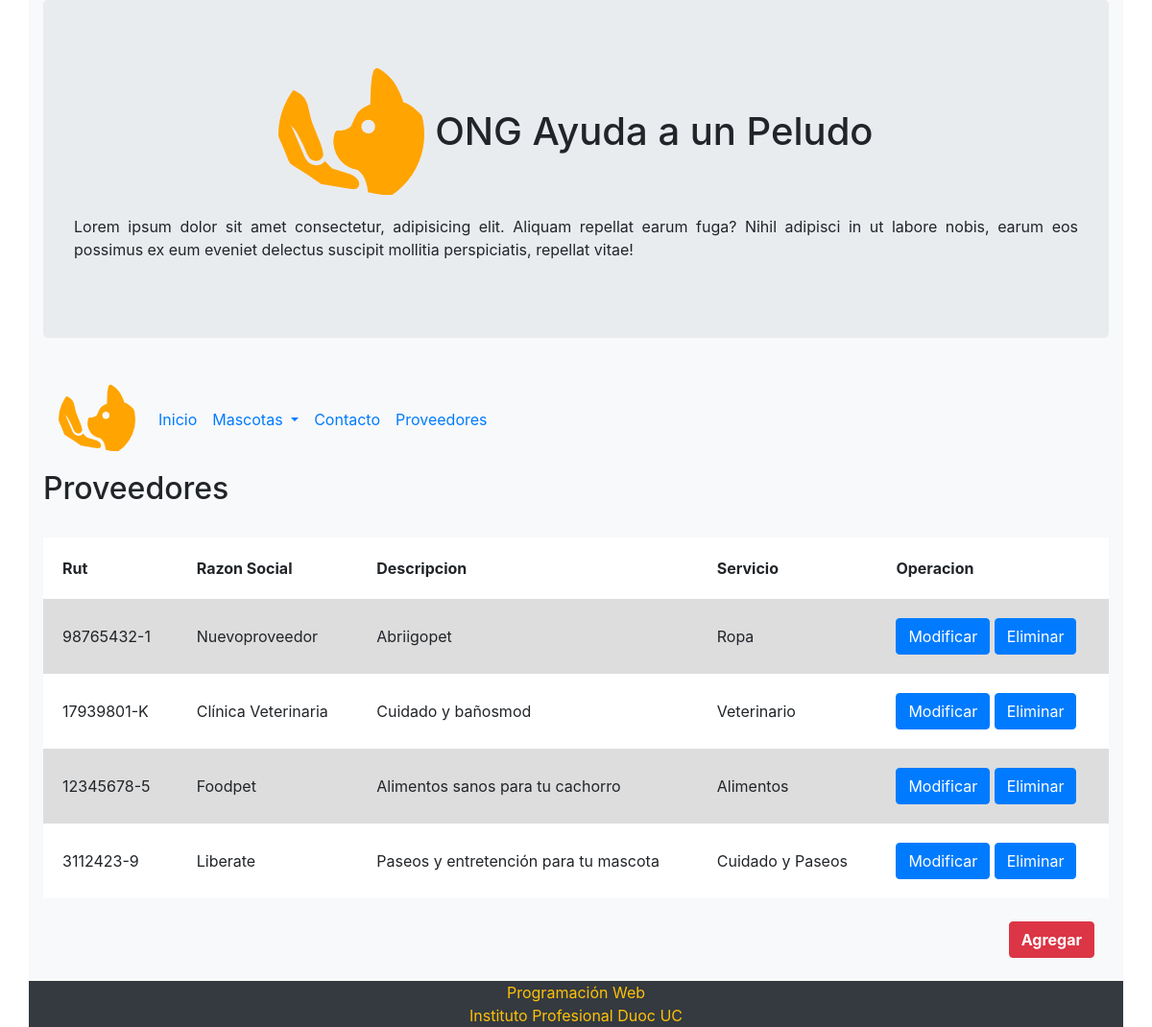
The app's page /proveedores/, older data.
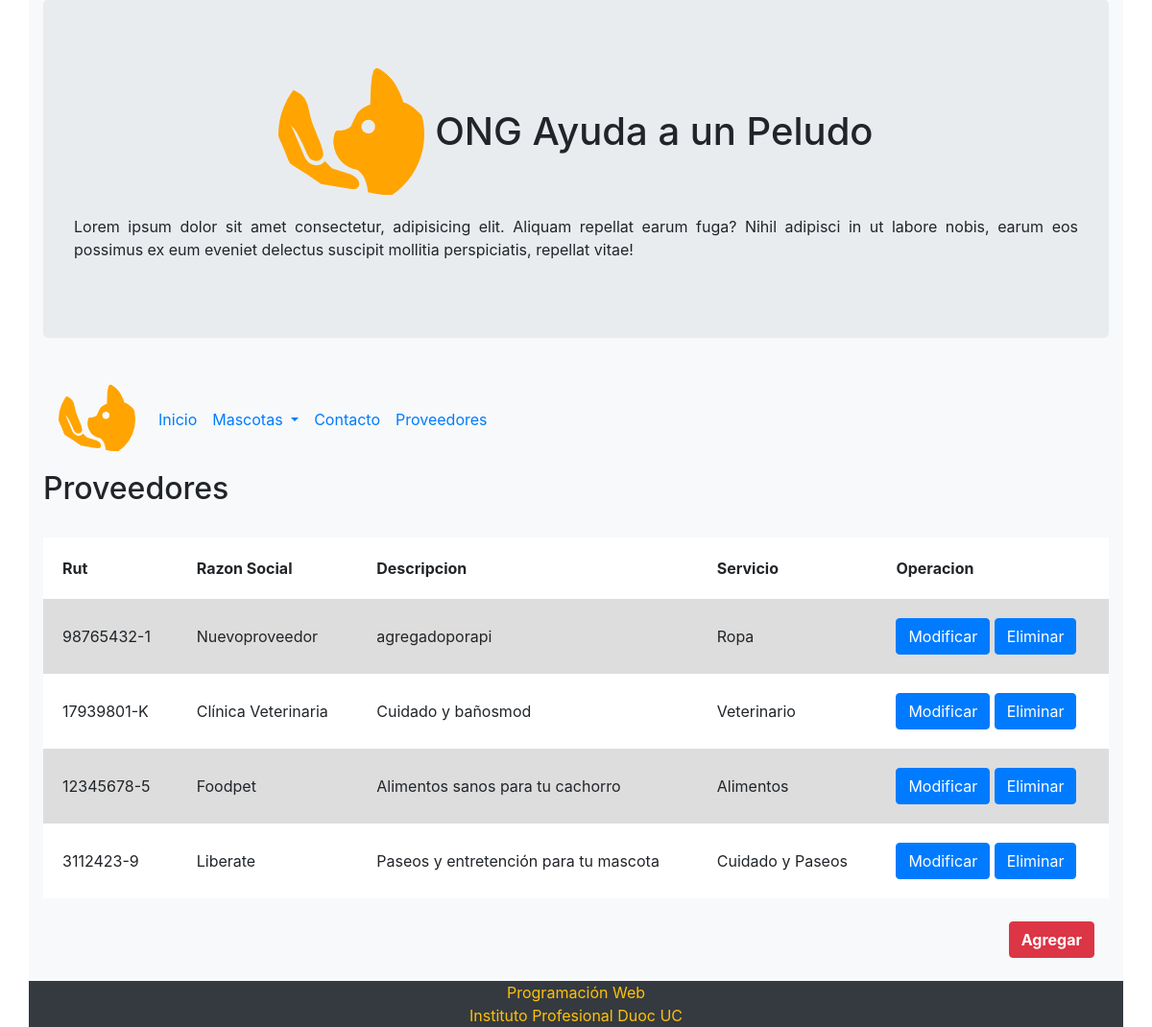
The same page, newer data.
### core/models.py (models this page shows, shortened)
class Proveedor(models.Model):
    rut=models.CharField(max_length=20)
    razon_social=models.CharField(max_length=50)
    descripcion=models.CharField(max_length=100)
    telefono=models.CharField(max_length=15)
    email=models.CharField(max_length=50)
    servicio=models.ForeignKey(Servicio, on_delete=models.CASCADE)

class Servicio (models.Model):
    id_servicio= models.IntegerField(primary_key=True, verbose_name='ID de servicio')
    nombre_servicio = models.CharField(max_length=50, verbose_name='Nombre del Servicio')
    def __str__(self):
        return self.nombre_servicio

### core/views.py (the view)
# urls.py: path('proveedores/', proveedores , name="proveedores"),
def proveedores(request):
    proveedores = Proveedor.objects.all()
    data = {
        'proveedores': proveedores
    }
    return render(request, 'core/proveedores.html', data)

### core/templates/core/proveedores.html (shortened to what this page needs)
<!DOCTYPE html>
<html lang="es">
<head>
    {% load static %}
    <link rel="stylesheet" href="https://maxcdn.bootstrapcdn.com/bootstrap/4.5.2/css/bootstrap.min.css">
    <link rel="stylesheet" href="static/css/estilo.css">
    <link href="{% static 'css/estilo_tabla.css' %}" rel="stylesheet" />
</head>
<body>
    <div class="container bg-light d-flex flex-column sticky-footer-wrapper min-vh-100">
        <header class="jumbotron">
            <h1 class="text-center">
                <img src="{% static '/img/logo.png' %}" class="rounded-circle" alt="logo" />
                <span class="text-nowrap">ONG Ayuda a un Peludo</span>
            </h1>
            <p class="text-justify">
                Lorem ipsum dolor sit amet consectetur, adipisicing elit. Aliquam repellat earum fuga? Nihil adipisci in
                ut labore nobis, earum eos possimus ex eum eveniet delectus suscipit mollitia perspiciatis, repellat
                vitae!
            </p>
        </header>
        <nav class="navbar navbar-expand-md bg-light">
            <a class="navbar-brand" href="#">
                <img src="{% static '/img/logo.png' %}" class="rounded-circle" width="80" alt="Logo" />
            </a>
            <ul class="navbar-nav">
                <li class="nav-item active">
                    <a class="nav-link" href="/home/">Inicio</a>
                </li>
                <li class="nav-item dropdown">
                    <a class="nav-link dropdown-toggle" href="#" id="navbardrop" data-toggle="dropdown">
                        Mascotas
                    </a>
                </li>
                <li class="nav-item">
                    <a class="nav-link" href="/contacto/">Contacto</a>
                </li>
                <li class="nav-item">
                    <a class="nav-link" href="/proveedores/">Proveedores</a>
                </li>
            </ul>
        </nav>
        <main class="flex-fill">
            <div class="row">
                <div class="col-12">
                    <h2>Proveedores</h2>
                </div>
            </div>
            <br>
            <div class="container">
                <div class="row">
                    <table>
                        <tr>
                            <th>Rut</th>
                            <th>Razon Social</th>
                            <th>Descripcion</th>
                            <th>Servicio</th>
                            <th>Operacion</th>
                        </tr>
                        {% for p in proveedores %}
                        <tr>
                            <td>{{ p.rut | title }}</td>
                            <td>{{ p.razon_social | title }}</td>
                            <td>{{ p.descripcion }}</td>
                            <td>{{ p.servicio }}</td>
                            <td>
                                <a class="btn btn-primary" href="{% url 'core:modificar' p.id  %}">Modificar</a>
                                <a class="btn btn-primary" href="{% url 'core:eliminar' p.id  %}">Eliminar</a>
                            </td>
                        </tr>
                        {% endfor %}
                    </table>
                </div>
                <br>
                <a class="btn btn-danger float-right" href="/agregar/">
                    <b>Agregar</b>
                </a>
            </div>
        </main>
        <br>
        <footer>
            <div class="row bg-dark">
                <div class="col-12 text-center text-warning">
                    Programación Web<br />
                    Instituto Profesional Duoc UC
                </div>
            </div>
        </footer>
    </div>
</body>
</html>

Row changes from the older to the newer data that the page shows:
changed Proveedor "Nuevoproveedor": descripcion "Abriigopet" → "agregadoporapi"
